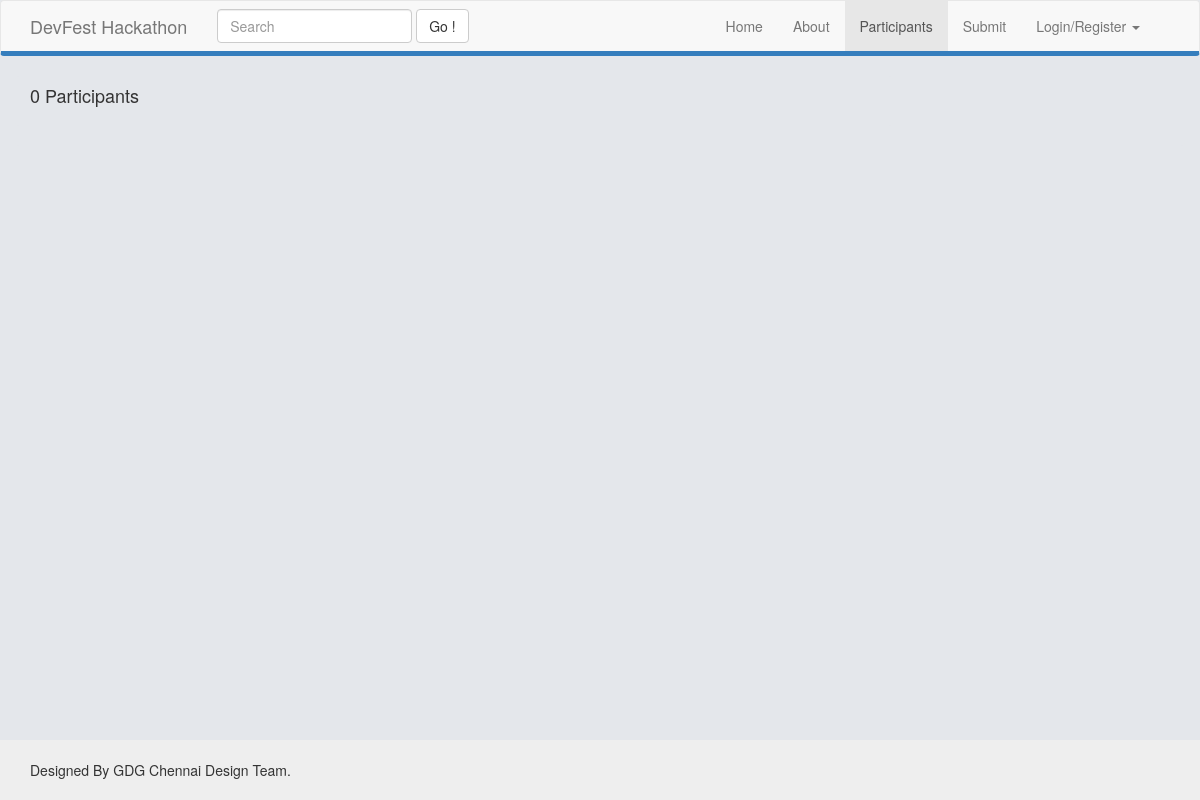
Page /members.php on the earlier database version.
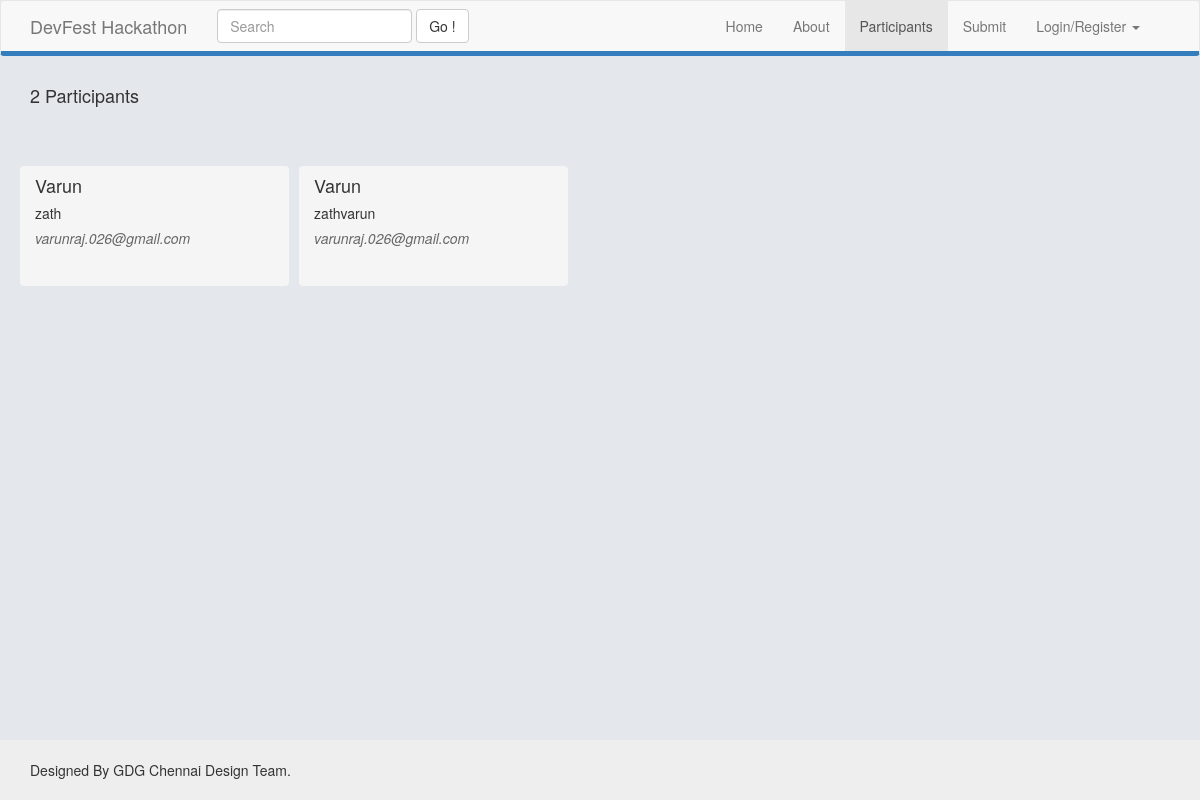
Same page on the later database version.
### tables this page shows
CREATE TABLE IF NOT EXISTS `user_login` (
  `username` varchar(32) NOT NULL,
  `password` varchar(32) NOT NULL,
  `name` varchar(32) NOT NULL,
  `email` varchar(32) NOT NULL,
  `category` varchar(10) NOT NULL,
  PRIMARY KEY (`username`)
);

### members.php (the view, shortened to what this page needs)
<?php
	 $sql = "SELECT * FROM user_login";
   $result = mysql_query($sql);
   $i=0;
      while ( $db_field = mysql_fetch_assoc($result) ) {
$i=$i+1;
	  }
?>
<html>
<link href="content/css/bootstrap.css" rel="stylesheet" type="text/css" />
<link href="content/css/style.css" rel="stylesheet" type="text/css" />
<body>
<div id="wrap">
<div class="navbar navbar-default ">
      <div class="container">
        <div class="navbar-header">
          <a class="navbar-brand" href="index.php">DevFest Hackathon</a>
        </div>
  <form class="navbar-form navbar-left" role="search" action="search.php" method="get">
      <div class="form-group">
        <input type="text" class="form-control" name="name" placeholder="Search">
      </div>
      <button type="submit" class="btn btn-default">Go !</button>
    </form>
    <div class="navbar-collapse collapse pull-right">
          <ul class="nav navbar-nav">
            <li ><a href="index.php">Home</a></li>
            <li><a href="about.php">About</a></li>
            <li class="active"><a href="members.php">Participants</a></li>
            <li><a href="submit.php">Submit</a></li>
            <li class="dropdown">
              <?php
			  if(isset($_SESSION['login'])!=1){
				  echo '
				   <a href="#" class="dropdown-toggle" data-toggle="dropdown">Login/Register <b class="caret"></b></a>
              <ul class="dropdown-menu"><li><a href="login.php">Login</a></li>
                <li><a href="register.php">Register</a></li>';
			  }
			  else{
				   echo"<a href='#' class='dropdown-toggle' data-toggle='dropdown'>{$_SESSION['member_name']} <b class='caret'></b></a>
              <ul class='dropdown-menu'> <li><a href='profile.php?me'>Profile</a></li><li><a href='logout.php'>Logout</a></li>";
				  }
			  ?>
              </ul>
            </li>
          </ul>
        </div>
      </div>
    </div>
    <div class="container">
    <div class="well row ribbon">
    <div class=" pull-left ribbon  col-lg-9 well">
   <h4><?php echo $i ?> Participants</h4>
    </div>
    <div class="col-lg-3 pull-right ribbon">
    </div>
    </div>
   <?php
   $sql = "SELECT * FROM user_login";
   $result = mysql_query($sql);
   echo "<div class='row'>";
   while ( $db_field = mysql_fetch_assoc($result) ) {
	echo "<div class='well col-lg-3 module_user'>
	<h4>
	{$db_field['name']}
	</h4>
	<h5>{$db_field['username']}</h5>
	<h5><i>{$db_field['email']}</i></h5>
	</div>";
}
   echo "</div>";
   ?>
    </div>
    </div>
<div id="footer">
      <div class="container">
        <p class="footer_text">Designed By GDG Chennai Design Team. </p>
      </div>
    </div>
</body>
</html>

### content/css/style.css (style rules this page uses)
.module_user { max-height:120px; min-height:120px; margin-left:5px; margin-right:5px; }
.ribbon { min-height:50px; background:#e4e7eb; line-height:50px; vertical-align:middle; }
html, body { height: 100%; background-color:#e4e7eb; }
#wrap { min-height: 100%; height: auto !important; height: 100%; margin: 0 auto -60px; }
#push, #footer { height: 60px; z-index:0; }
#footer { background-color: #eee; }
.footer_text { margin: 20px 0; color:#333; z-index:0; }
i { color:#666; }

Differences in the rows shown:
added user_login: name "Varun", username "zath", email "varunraj.026@gmail.com"
added user_login: name "Varun", username "zathvarun", email "varunraj.026@gmail.com"
Other differences:
$i: "0" → "2"
